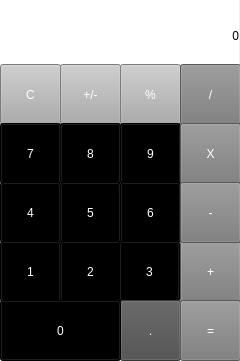
<?xml version="1.0" encoding="UTF-8"?>
<ui version="4.0">
 <class>MainWindow</class>
 <widget class="QMainWindow" name="MainWindow">
  <property name="geometry">
   <rect>
    <x>0</x>
    <y>0</y>
    <width>240</width>
    <height>361</height>
   </rect>
  </property>
  <property name="windowTitle">
   <string>MainWindow</string>
  </property>
  <widget class="QWidget" name="centralwidget">
   <widget class="QLabel" name="label">
    <property name="geometry">
     <rect>
      <x>0</x>
      <y>0</y>
      <width>239</width>
      <height>71</height>
     </rect>
    </property>
    <property name="styleSheet">
     <string notr="true">QLabel{
color: rgb(0, 0, 0);
	background-color: rgb(255, 255, 255);
	font: 75 20pt &quot;MS Shell Dlg 2&quot;;
}</string>
    </property>
    <property name="text">
     <string>0</string>
    </property>
    <property name="alignment">
     <set>Qt::AlignRight|Qt::AlignTrailing|Qt::AlignVCenter</set>
    </property>
   </widget>
   <widget class="QPushButton" name="pushButton_C">
    <property name="geometry">
     <rect>
      <x>0</x>
      <y>64</y>
      <width>61</width>
      <height>61</height>
     </rect>
    </property>
    <property name="styleSheet">
     <string notr="true">QPushButton{
	color: rgb(255, 255, 255);
	font: 75 18pt &quot;MS Shell Dlg 2&quot;;
	background-color: rgb(172, 172, 172);
}
QPushButton:pressed{
background-color: rgb(255, 255, 255);
	font: 75 18pt &quot;MS Shell Dlg 2&quot;;
	color: rgb(172, 172, 172);
}</string>
    </property>
    <property name="text">
     <string>C</string>
    </property>
   </widget>
   <widget class="QPushButton" name="pushButton_degis">
    <property name="geometry">
     <rect>
      <x>60</x>
      <y>64</y>
      <width>61</width>
      <height>61</height>
     </rect>
    </property>
    <property name="styleSheet">
     <string notr="true">QPushButton{
	color: rgb(255, 255, 255);
	font: 75 18pt &quot;MS Shell Dlg 2&quot;;
	background-color: rgb(172, 172, 172);
}
QPushButton:pressed{
background-color: rgb(255, 255, 255);
	font: 75 18pt &quot;MS Shell Dlg 2&quot;;
	color: rgb(172, 172, 172);
}</string>
    </property>
    <property name="text">
     <string>+/-</string>
    </property>
   </widget>
   <widget class="QPushButton" name="pushButton_yuzde">
    <property name="geometry">
     <rect>
      <x>120</x>
      <y>64</y>
      <width>61</width>
      <height>61</height>
     </rect>
    </property>
    <property name="styleSheet">
     <string notr="true">QPushButton{
	color: rgb(255, 255, 255);
	font: 75 18pt &quot;MS Shell Dlg 2&quot;;
	background-color: rgb(172, 172, 172);
}
QPushButton:pressed{
background-color: rgb(255, 255, 255);
	font: 75 18pt &quot;MS Shell Dlg 2&quot;;
	color: rgb(172, 172, 172);
}</string>
    </property>
    <property name="text">
     <string>%</string>
    </property>
   </widget>
   <widget class="QPushButton" name="pushButton_bolme">
    <property name="geometry">
     <rect>
      <x>180</x>
      <y>64</y>
      <width>61</width>
      <height>61</height>
     </rect>
    </property>
    <property name="styleSheet">
     <string notr="true">QPushButton{
	color: rgb(255, 255, 255);
	background-color: rgb(122, 122, 122);
	font: 75 18pt &quot;MS Shell Dlg 2&quot;;
}
QPushButton:pressed{
background-color: rgb(255, 255, 255);
	font: 75 18pt &quot;MS Shell Dlg 2&quot;;
	color: rgb(122, 122, 122);
}</string>
    </property>
    <property name="text">
     <string>/</string>
    </property>
   </widget>
   <widget class="QPushButton" name="pushButton_9">
    <property name="geometry">
     <rect>
      <x>120</x>
      <y>123</y>
      <width>61</width>
      <height>61</height>
     </rect>
    </property>
    <property name="styleSheet">
     <string notr="true">QPushButton{
	background-color: rgb(0, 0, 0);
	color: rgb(255, 255, 255);
	font: 75 18pt &quot;MS Shell Dlg 2&quot;;
}
QPushButton:pressed{
background-color: rgb(255, 255, 255);
	color: rgb(0, 0, 0);
	font: 75 18pt &quot;MS Shell Dlg 2&quot;;
}</string>
    </property>
    <property name="text">
     <string>9</string>
    </property>
   </widget>
   <widget class="QPushButton" name="pushButton_7">
    <property name="geometry">
     <rect>
      <x>0</x>
      <y>123</y>
      <width>61</width>
      <height>61</height>
     </rect>
    </property>
    <property name="styleSheet">
     <string notr="true">QPushButton{
	background-color: rgb(0, 0, 0);
	color: rgb(255, 255, 255);
	font: 75 18pt &quot;MS Shell Dlg 2&quot;;
}
QPushButton:pressed{
background-color: rgb(255, 255, 255);
	color: rgb(0, 0, 0);
	font: 75 18pt &quot;MS Shell Dlg 2&quot;;
}</string>
    </property>
    <property name="text">
     <string>7</string>
    </property>
   </widget>
   <widget class="QPushButton" name="pushButton_8">
    <property name="geometry">
     <rect>
      <x>60</x>
      <y>123</y>
      <width>61</width>
      <height>61</height>
     </rect>
    </property>
    <property name="styleSheet">
     <string notr="true">QPushButton{
	background-color: rgb(0, 0, 0);
	color: rgb(255, 255, 255);
	font: 75 18pt &quot;MS Shell Dlg 2&quot;;
}
QPushButton:pressed{
background-color: rgb(255, 255, 255);
	color: rgb(0, 0, 0);
	font: 75 18pt &quot;MS Shell Dlg 2&quot;;
}</string>
    </property>
    <property name="text">
     <string>8</string>
    </property>
   </widget>
   <widget class="QPushButton" name="pushButton_carp">
    <property name="geometry">
     <rect>
      <x>180</x>
      <y>123</y>
      <width>61</width>
      <height>61</height>
     </rect>
    </property>
    <property name="styleSheet">
     <string notr="true">QPushButton{
	color: rgb(255, 255, 255);
	background-color: rgb(122, 122, 122);
	font: 75 18pt &quot;MS Shell Dlg 2&quot;;
}
QPushButton:pressed{
background-color: rgb(255, 255, 255);
	font: 75 18pt &quot;MS Shell Dlg 2&quot;;
	color: rgb(122, 122, 122);
}</string>
    </property>
    <property name="text">
     <string>X</string>
    </property>
   </widget>
   <widget class="QPushButton" name="pushButton_6">
    <property name="geometry">
     <rect>
      <x>120</x>
      <y>182</y>
      <width>61</width>
      <height>61</height>
     </rect>
    </property>
    <property name="styleSheet">
     <string notr="true">QPushButton{
	background-color: rgb(0, 0, 0);
	color: rgb(255, 255, 255);
	font: 75 18pt &quot;MS Shell Dlg 2&quot;;
}
QPushButton:pressed{
background-color: rgb(255, 255, 255);
	color: rgb(0, 0, 0);
	font: 75 18pt &quot;MS Shell Dlg 2&quot;;
}</string>
    </property>
    <property name="text">
     <string>6</string>
    </property>
   </widget>
   <widget class="QPushButton" name="pushButton_4">
    <property name="geometry">
     <rect>
      <x>0</x>
      <y>182</y>
      <width>61</width>
      <height>61</height>
     </rect>
    </property>
    <property name="styleSheet">
     <string notr="true">QPushButton{
	background-color: rgb(0, 0, 0);
	color: rgb(255, 255, 255);
	font: 75 18pt &quot;MS Shell Dlg 2&quot;;
}
QPushButton:pressed{
background-color: rgb(255, 255, 255);
	color: rgb(0, 0, 0);
	font: 75 18pt &quot;MS Shell Dlg 2&quot;;
}</string>
    </property>
    <property name="text">
     <string>4</string>
    </property>
   </widget>
   <widget class="QPushButton" name="pushButton_art">
    <property name="geometry">
     <rect>
      <x>180</x>
      <y>241</y>
      <width>61</width>
      <height>61</height>
     </rect>
    </property>
    <property name="styleSheet">
     <string notr="true">QPushButton{
	color: rgb(255, 255, 255);
	background-color: rgb(122, 122, 122);
	font: 75 18pt &quot;MS Shell Dlg 2&quot;;
}
QPushButton:pressed{
background-color: rgb(255, 255, 255);
	font: 75 18pt &quot;MS Shell Dlg 2&quot;;
	color: rgb(122, 122, 122);
}</string>
    </property>
    <property name="text">
     <string>+</string>
    </property>
   </widget>
   <widget class="QPushButton" name="pushButton_5">
    <property name="geometry">
     <rect>
      <x>60</x>
      <y>182</y>
      <width>61</width>
      <height>61</height>
     </rect>
    </property>
    <property name="styleSheet">
     <string notr="true">QPushButton{
	background-color: rgb(0, 0, 0);
	color: rgb(255, 255, 255);
	font: 75 18pt &quot;MS Shell Dlg 2&quot;;
}
QPushButton:pressed{
background-color: rgb(255, 255, 255);
	color: rgb(0, 0, 0);
	font: 75 18pt &quot;MS Shell Dlg 2&quot;;
}</string>
    </property>
    <property name="text">
     <string>5</string>
    </property>
   </widget>
   <widget class="QPushButton" name="pushButton_1">
    <property name="geometry">
     <rect>
      <x>0</x>
      <y>241</y>
      <width>61</width>
      <height>61</height>
     </rect>
    </property>
    <property name="styleSheet">
     <string notr="true">QPushButton{
	background-color: rgb(0, 0, 0);
	color: rgb(255, 255, 255);
	font: 75 18pt &quot;MS Shell Dlg 2&quot;;
}
QPushButton:pressed{
background-color: rgb(255, 255, 255);
	color: rgb(0, 0, 0);
	font: 75 18pt &quot;MS Shell Dlg 2&quot;;
}</string>
    </property>
    <property name="text">
     <string>1</string>
    </property>
   </widget>
   <widget class="QPushButton" name="pushButton_2">
    <property name="geometry">
     <rect>
      <x>60</x>
      <y>241</y>
      <width>61</width>
      <height>61</height>
     </rect>
    </property>
    <property name="styleSheet">
     <string notr="true">QPushButton{
	background-color: rgb(0, 0, 0);
	color: rgb(255, 255, 255);
	font: 75 18pt &quot;MS Shell Dlg 2&quot;;
}
QPushButton:pressed{
background-color: rgb(255, 255, 255);
	color: rgb(0, 0, 0);
	font: 75 18pt &quot;MS Shell Dlg 2&quot;;
}</string>
    </property>
    <property name="text">
     <string>2</string>
    </property>
   </widget>
   <widget class="QPushButton" name="pushButton_3">
    <property name="geometry">
     <rect>
      <x>119</x>
      <y>241</y>
      <width>61</width>
      <height>61</height>
     </rect>
    </property>
    <property name="styleSheet">
     <string notr="true">QPushButton{
	background-color: rgb(0, 0, 0);
	color: rgb(255, 255, 255);
	font: 75 18pt &quot;MS Shell Dlg 2&quot;;
}
QPushButton:pressed{
background-color: rgb(255, 255, 255);
	color: rgb(0, 0, 0);
	font: 75 18pt &quot;MS Shell Dlg 2&quot;;
}</string>
    </property>
    <property name="text">
     <string>3</string>
    </property>
   </widget>
   <widget class="QPushButton" name="pushButton_eksi">
    <property name="geometry">
     <rect>
      <x>180</x>
      <y>182</y>
      <width>61</width>
      <height>61</height>
     </rect>
    </property>
    <property name="styleSheet">
     <string notr="true">QPushButton{
	color: rgb(255, 255, 255);
	background-color: rgb(122, 122, 122);
	font: 75 18pt &quot;MS Shell Dlg 2&quot;;
}
QPushButton:pressed{
background-color: rgb(255, 255, 255);
	font: 75 18pt &quot;MS Shell Dlg 2&quot;;
	color: rgb(122, 122, 122);
}</string>
    </property>
    <property name="text">
     <string>-</string>
    </property>
   </widget>
   <widget class="QPushButton" name="pushButton_nokta">
    <property name="geometry">
     <rect>
      <x>120</x>
      <y>300</y>
      <width>61</width>
      <height>61</height>
     </rect>
    </property>
    <property name="styleSheet">
     <string notr="true">QPushButton{
	color: rgb(255, 255, 255);
	background-color: rgb(76, 76,76);
	font: 75 18pt &quot;MS Shell Dlg 2&quot;;
}
QPushButton:pressed{
background-color: rgb(255, 255, 255);
	font: 75 18pt &quot;MS Shell Dlg 2&quot;;
	color: rgb(76,76,76);
}</string>
    </property>
    <property name="text">
     <string>.</string>
    </property>
   </widget>
   <widget class="QPushButton" name="pushButton_0">
    <property name="geometry">
     <rect>
      <x>0</x>
      <y>300</y>
      <width>121</width>
      <height>61</height>
     </rect>
    </property>
    <property name="styleSheet">
     <string notr="true">QPushButton{
	background-color: rgb(0, 0, 0);
	color: rgb(255, 255, 255);
	font: 75 18pt &quot;MS Shell Dlg 2&quot;;
}
QPushButton:pressed{
background-color: rgb(255, 255, 255);
	color: rgb(0, 0, 0);
	font: 75 18pt &quot;MS Shell Dlg 2&quot;;
}</string>
    </property>
    <property name="text">
     <string>0</string>
    </property>
   </widget>
   <widget class="QPushButton" name="pushButton_esittir">
    <property name="geometry">
     <rect>
      <x>180</x>
      <y>300</y>
      <width>61</width>
      <height>61</height>
     </rect>
    </property>
    <property name="styleSheet">
     <string notr="true">QPushButton{
	color: rgb(255, 255, 255);
	background-color: rgb(122, 122, 122);
	font: 75 18pt &quot;MS Shell Dlg 2&quot;;
}
QPushButton:pressed{
background-color: rgb(255, 255, 255);
	font: 75 18pt &quot;MS Shell Dlg 2&quot;;
	color: rgb(122, 122, 122);
}</string>
    </property>
    <property name="text">
     <string>=</string>
    </property>
   </widget>
  </widget>
 </widget>
 <resources/>
 <connections/>
</ui>
